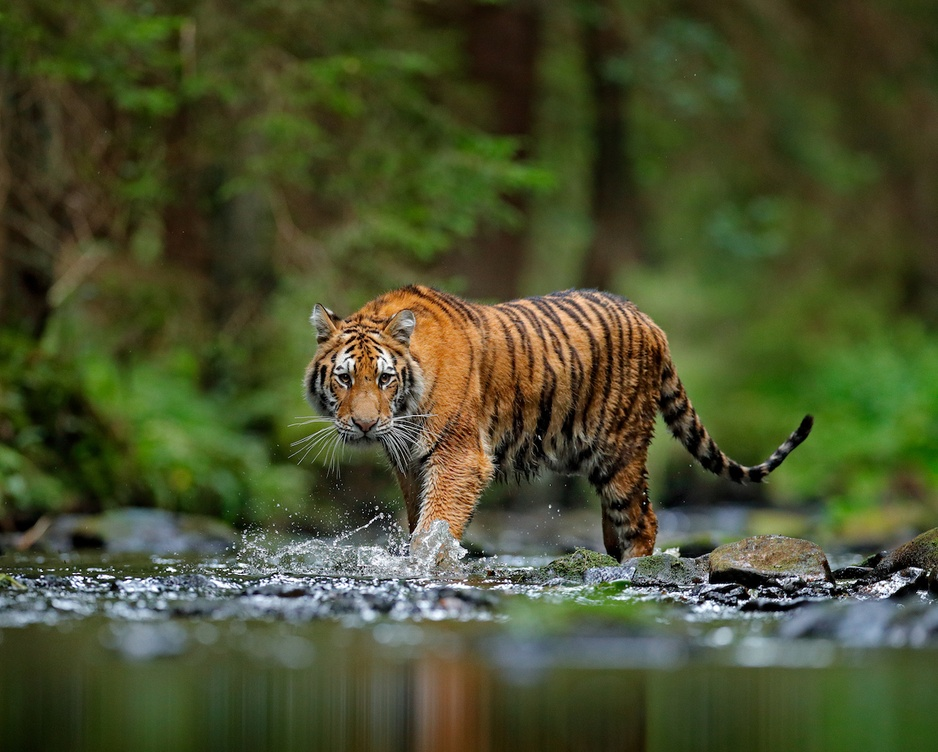
#> input picture Lab5/tigerimages/tiger1.jpeg, 938 x 752 px, shrunk from 1229 x 986 before the run
$ python 118030685_segmentation.py
#> lines starting #> are read from the running program, lines starting #| are printed output that depends on the picture; after the words box and inside, x2 and y2 are one past the last pixel; in counts of white or black regions, pixels touching at a corner belong together
import cv2
import numpy as np
import matplotlib.pyplot as plt
import os

from matplotlib import colors
from mpl_toolkits.mplot3d import Axes3D  # noqa
from matplotlib.colors import hsv_to_rgb

# To get a list of all the possible colour conversions

flags = [i for i in dir(cv2) if i.startswith("COLOR_")]
print(len(flags), "flags total:")

print(flags[48])

# [145 lines of commented-out code are left out]

'''
Romeo's Code section
Romeo Perlstein
section 0102
'''

# We do a little copying and pasting (it said I can use as MUCH of the code as I want and dog gonit I will)

# Get the path to the tiger images folder:
print("\nPlease provide the path to the tigerimages folder! (abs or relative):\nPossible flags for ease of use:\n\t -here : flag for if the tiger images are in the cwd\n\t -next : flag for if the tigerimages/ folder is in the current working directory")
path = str(input()) # Get the folder path
#> the answer given: tigerimages

# Check if a flag was uses, and then overwrite the file_path if so - this only happens if a flag is called. If not, we can use the one previously defined
if path == "-here": # The here flag, represents if the file is in the cwd
    path = ""
elif path == "-next": # The next flag, represents if the tigerimages/ folder is in the cwd
    path = "tigerimages"
elif not os.path.exists(path): # Check if the folder exists
    print("Path does not exists! Cmon now!!!")
    raise ImportError("Agony")

# Build the path
file_path = os.path.join(path, "tiger1.jpeg")

# Read in the file, and show it
tiger = cv2.imread(file_path) # Displayed with blue colors because it is matplotlib reads RGB, not BGR, so red and blues are swapped here
#> tiger is the input picture: shape (752, 938, 3); mean B, G, R 46.1, 79.8, 73.7
# plt.imshow(tiger)
# plt.show()

# Convert the image to RGB for matplotlib, and to swap color layers back around
tiger_rgb = cv2.cvtColor(tiger, cv2.COLOR_BGR2RGB) # Convert the image to RGB
# plt.imshow(tiger_rgb)
# plt.show() # Show it

# Prepare and plot the image on a 3d plot
r, g, b = cv2.split(tiger_rgb)
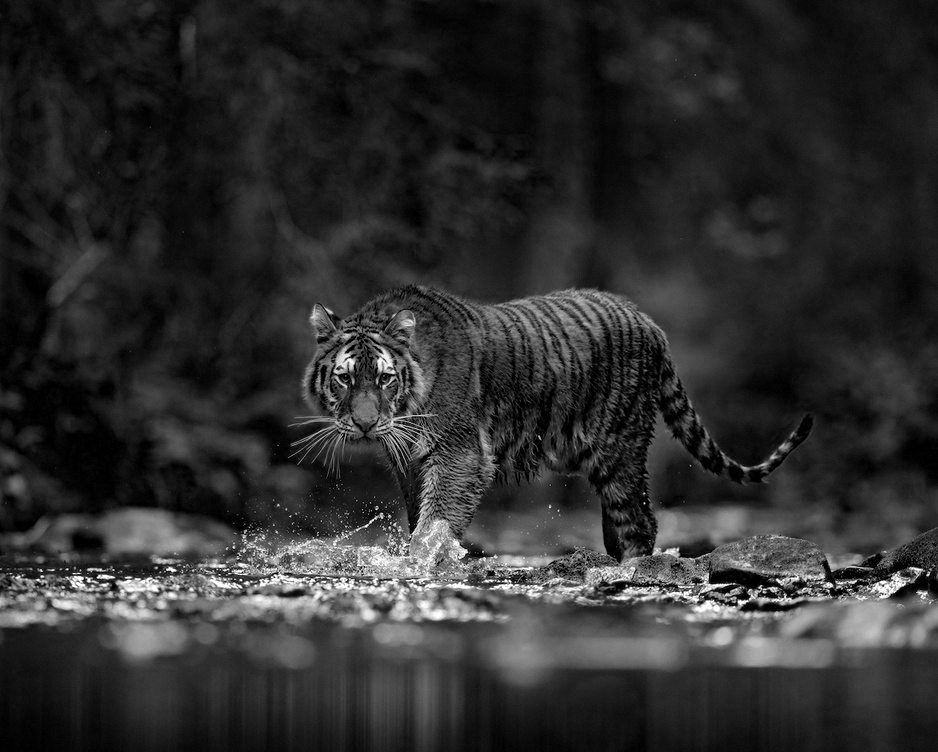
#> b: shape (752, 938); min 0, max 255, mean 46.1

# fig = plt.figure() # create a figure
# axis = fig.add_subplot(1, 1, 1, projection="3d") # add the 3 axis and make it look 3d
# pixel_colors = tiger_rgb.reshape((np.shape(tiger_rgb)[0] * np.shape(tiger_rgb)[1], 3)) # get the color of each pixel
# norm = colors.Normalize(vmin=-1.0, vmax=1.0) # get a norm value
# norm.autoscale(pixel_colors) # autoscale the norm to match the size of our pixel color data
# pixel_colors = norm(pixel_colors).tolist() # Make it into a list
# axis.scatter(r.flatten(), g.flatten(), b.flatten(), facecolors=pixel_colors, marker=".") # Make a scatter plot
# axis.set_xlabel("Red") # label the axis
# axis.set_ylabel("Green")
# axis.set_zlabel("Blue")
# plt.show() # Show it

# # Convert the rgb image to HSV for easier analysis
tiger_hsv = cv2.cvtColor(tiger_rgb, cv2.COLOR_RGB2HSV) # Convert it
#> tiger_hsv: shape (752, 938, 3); mean H, S, V 40.8, 134.4, 85.2
h, s, v = cv2.split(tiger_hsv) # Get the separate channels
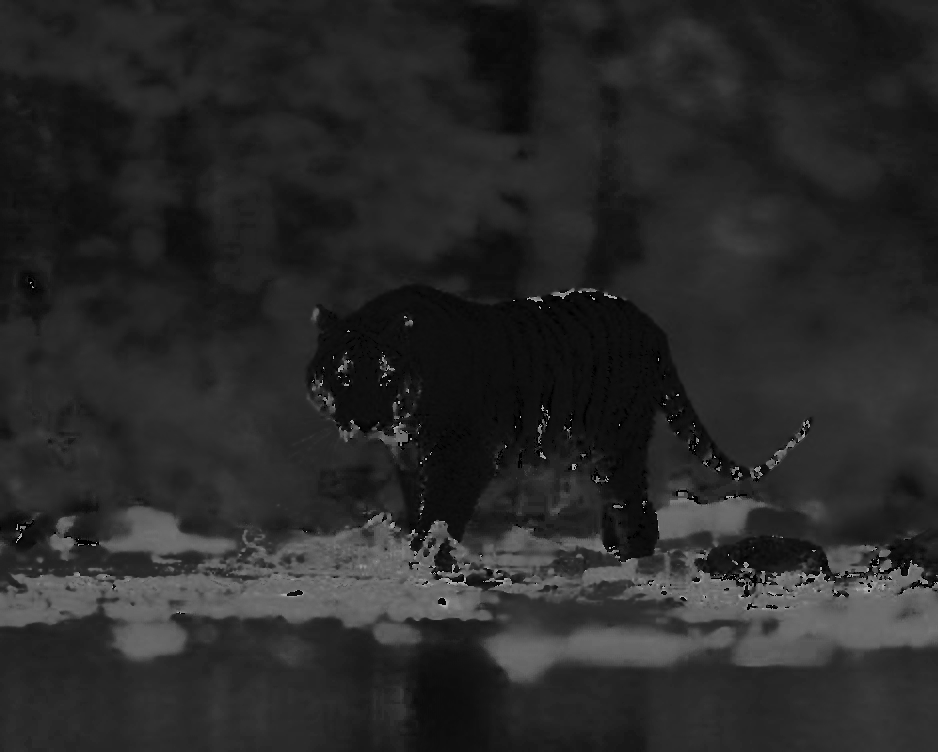
#> h: shape (752, 938); min 0, max 179, mean 40.8
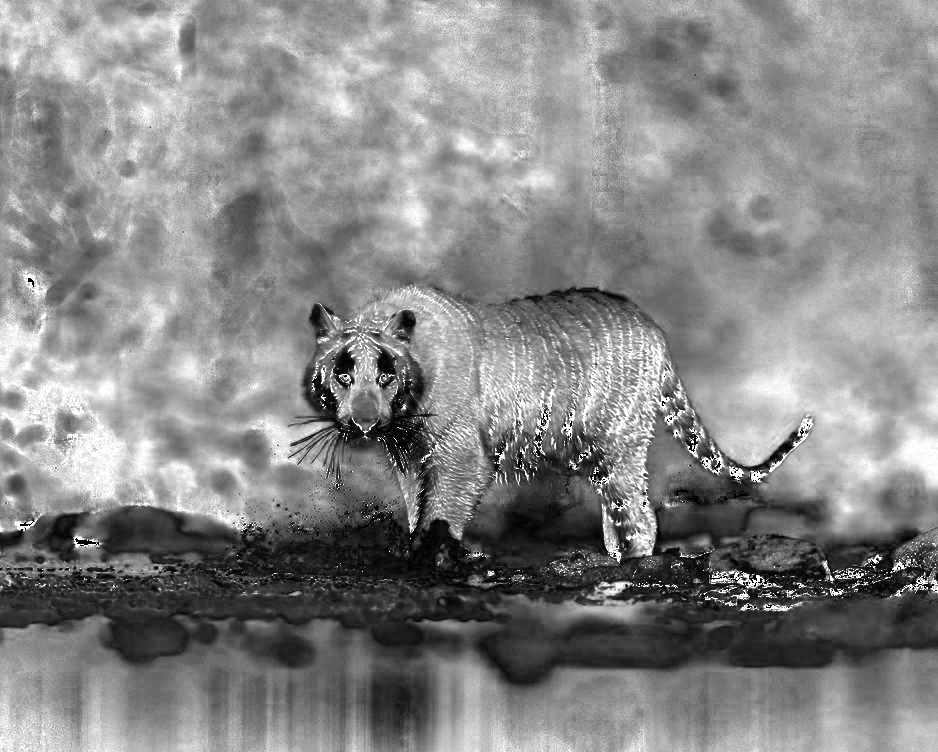
#> s: shape (752, 938); min 0, max 255, mean 134.4
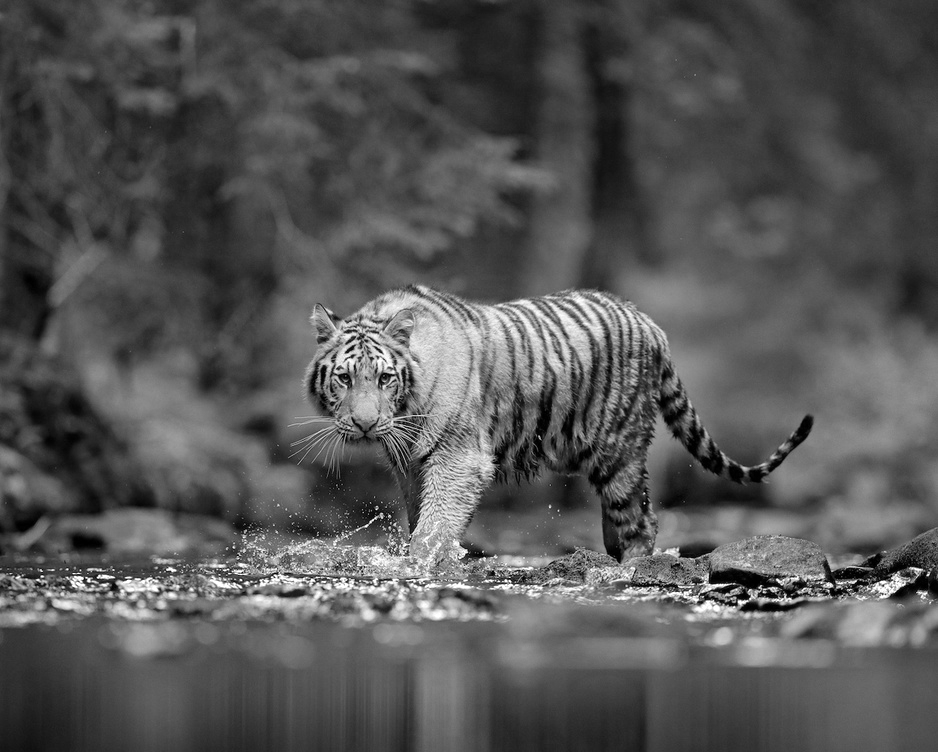
#> v: shape (752, 938); min 0, max 255, mean 85.2

# # Plot the HSV spectrum
# fig = plt.figure() # Make a new figure
# axis = fig.add_subplot(1, 1, 1, projection="3d") # Make the figure 3d
# axis.scatter(h.flatten(), s.flatten(), v.flatten(), facecolors=pixel_colors, marker=".") # Make a scatter plot of the data
# axis.set_xlabel("Hue") # Label the axises
# axis.set_ylabel("Saturation")
# axis.set_zlabel("Value")
# plt.show() # Show it

# Get some preliminary color thresholds to test with
light_orange = (15, 190, 255)
dark_orange = (8, 230, 255)

# Normalise to 0 - 1 range for viewing
lo_square = np.full((10, 10, 3), light_orange, dtype=np.uint8) / 255.0
do_square = np.full((10, 10, 3), dark_orange, dtype=np.uint8) / 255.0

# Create a subplot of the two color squares to see their colors
plt.subplot(1, 2, 1)
plt.imshow(hsv_to_rgb(do_square))
plt.subplot(1, 2, 2)
plt.imshow(hsv_to_rgb(lo_square))
plt.show() # Show it
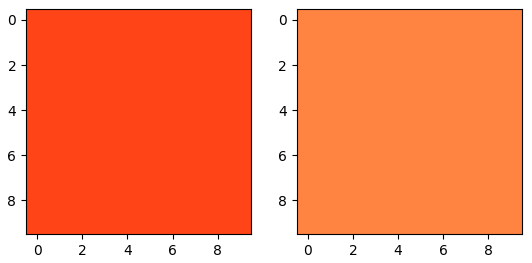
#> figure drawn by matplotlib, 2 panels

# Segment the tiger using inRange() function
mask = cv2.inRange(tiger_hsv, light_orange, dark_orange)
#> mask: shape (752, 938); every value is 0

# Bitwise-AND mask and original image

result = cv2.bitwise_and(tiger_rgb, tiger_rgb, mask=mask)
#> result: shape (752, 938, 3); every value is 0

# Convert back to RGB in order to plot using `matplotlib.pyplot`

plt.subplot(1, 2, 1)
plt.imshow(mask, cmap="gray")
plt.subplot(1, 2, 2)
plt.imshow(result)
plt.show()

light_white = (0, 0, 200)
dark_white = (145, 60, 255)

lw_square = np.full((10, 10, 3), light_white, dtype=np.uint8) / 255.0
dw_square = np.full((10, 10, 3), dark_white, dtype=np.uint8) / 255.0

plt.subplot(1, 2, 1)
plt.imshow(hsv_to_rgb(lw_square))
plt.subplot(1, 2, 2)
plt.imshow(hsv_to_rgb(dw_square))
plt.show()
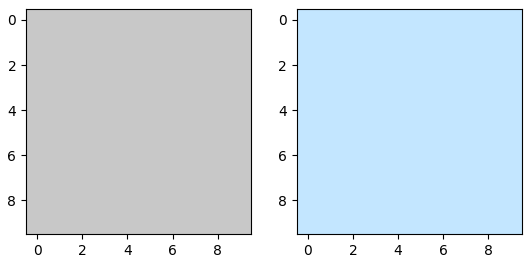
#> figure drawn by matplotlib, 2 panels

mask_white = cv2.inRange(tiger_hsv, light_white, dark_white)
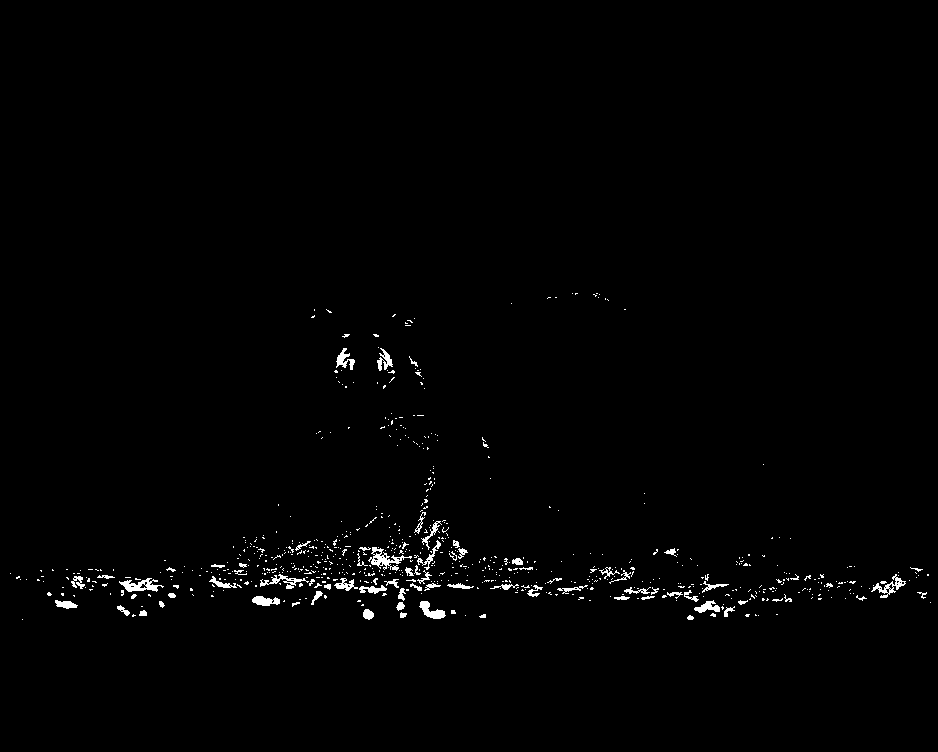
#> mask_white: shape (752, 938); 1.1% white; 723 white regions (647 under 20 px), largest, box (x1, y1, x2, y2) and area: (368, 547, 412, 571) 349, (119, 578, 164, 592) 304, (871, 574, 906, 598) 240
result_white = cv2.bitwise_and(tiger_rgb, tiger_rgb, mask=mask_white)

plt.subplot(1, 2, 1)
plt.imshow(mask_white, cmap="gray")
plt.subplot(1, 2, 2)
plt.imshow(result_white)
plt.show()

final_mask = mask + mask_white

final_result = cv2.bitwise_and(tiger_rgb, tiger_rgb, mask=final_mask)

plt.subplot(1, 2, 1)
plt.imshow(final_mask, cmap="gray")
plt.subplot(1, 2, 2)
plt.imshow(final_result)
plt.show()

blur = cv2.GaussianBlur(final_result, (7, 7), 0)

plt.imshow(blur)
plt.show()

# Generalising the segmentation


tigers = []
for i in range(2,5):
    new_path = os.path.join(path, "tiger" + str(i) + ".jpeg")
    print(new_path)
#> (the run stopped early here; a loop or call above may not have finished)

$ run again, with Lab5/tigerimages/tiger2.jpeg copied over Lab5/tigerimages/tiger1.jpeg
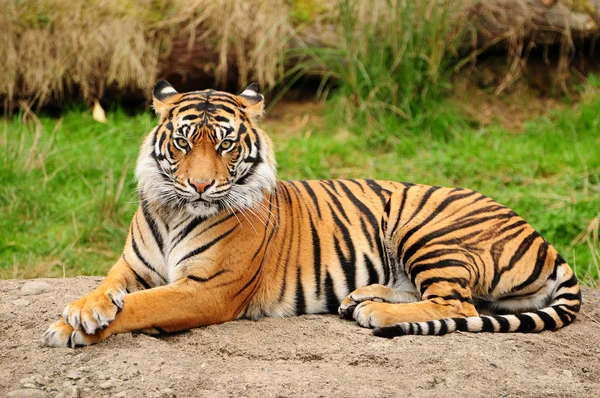
#> input picture Lab5/tigerimages/tiger2.jpeg, 600 x 398 px
#> tiger is the input picture: shape (398, 600, 3); mean B, G, R 78, 131.4, 147.8
#> tiger_hsv: shape (398, 600, 3); mean H, S, V 22.3, 136.9, 153.9
#> mask: shape (398, 600); every value is 0
#> result: shape (398, 600, 3); every value is 0
#> `mask_white = cv2.inRange(tiger_hsv, light_white, dark_white)`:
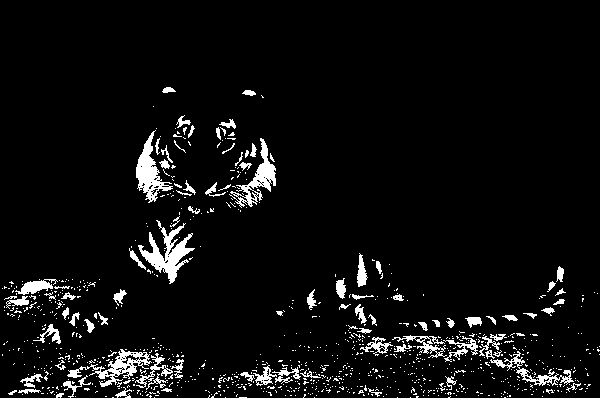
#> mask_white: shape (398, 600); 5.5% white; 937 white regions (848 under 20 px), largest, box (x1, y1, x2, y2) and area: (138, 220, 195, 284) 1236, (136, 130, 173, 203) 975, (229, 138, 276, 208) 889
#> `blur = cv2.GaussianBlur(final_result, (7, 7), 0)`:
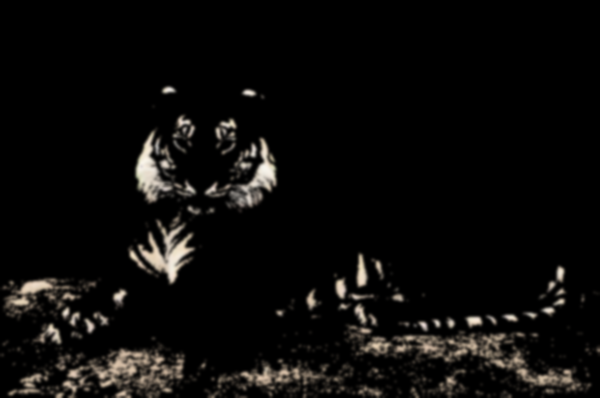
#> blur: shape (398, 600, 3); mean R, G, B 12.5, 11.4, 10.2

$ run again, with Lab5/tigerimages/tiger3.jpeg copied over Lab5/tigerimages/tiger1.jpeg
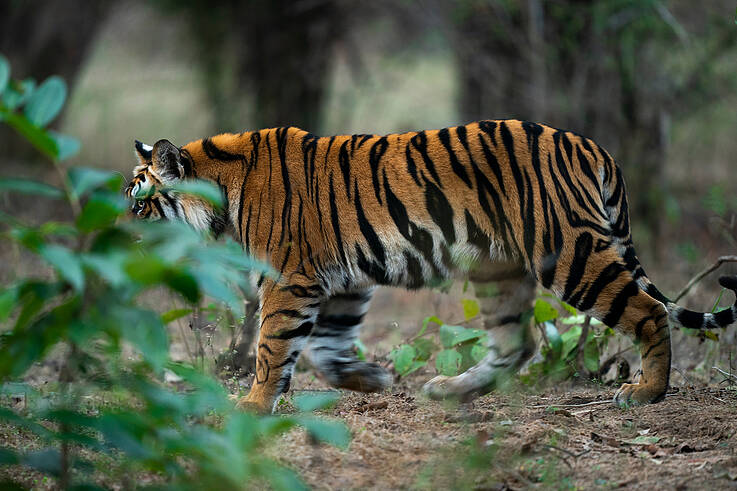
#> input picture Lab5/tigerimages/tiger3.jpeg, 737 x 491 px
#> tiger is the input picture: shape (491, 737, 3); mean B, G, R 70, 88.1, 81.7
#> tiger_hsv: shape (491, 737, 3); mean H, S, V 42.9, 79.7, 93.7
#> mask: shape (491, 737); every value is 0
#> result: shape (491, 737, 3); every value is 0
#> `mask_white = cv2.inRange(tiger_hsv, light_white, dark_white)`:
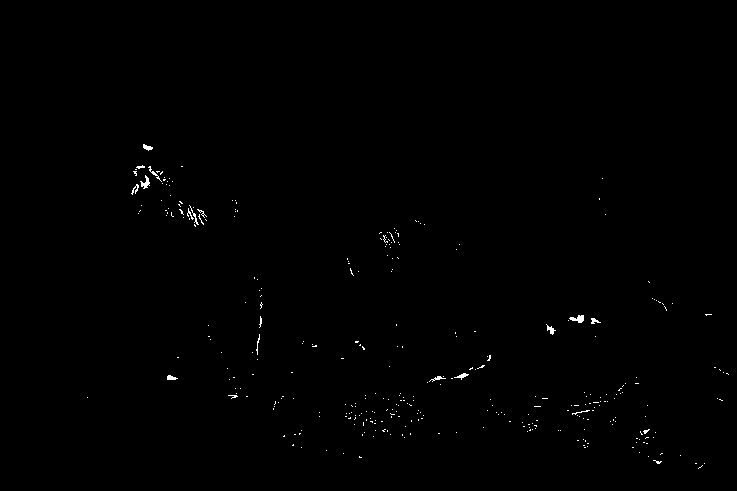
#> mask_white: shape (491, 737); 0.36% white in thin lines or dots, all inside (x1, y1, x2, y2) = (87, 144, 729, 469)
